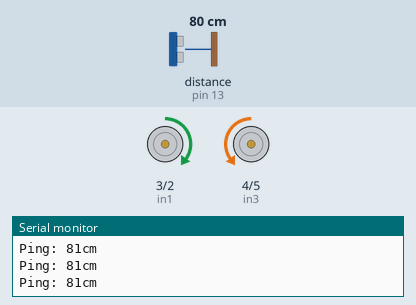
Simulated run of this sketch. Board: Arduino Uno, built with avr-gcc and run on an emulated ATmega328P. Parts: motor-driver pin pairs drawn as motors (green arrow = first pin HIGH = forward, orange = second pin HIGH = backward, longer = more drive, scaled by the enable pin), the last lines printed to the serial monitor. Inputs (shaded band) come from the test bench; at power-on: distance to the obstacle (sensor on pin 13) 80 cm. The echo pulse lasts 58.3 µs per cm.

Above: at 1.2 s.
1.3 s: distance to the obstacle (sensor on pin 13) set to 22 cm
2.8 s: distance to the obstacle (sensor on pin 13) set to 18 cm
At 3.6 s:
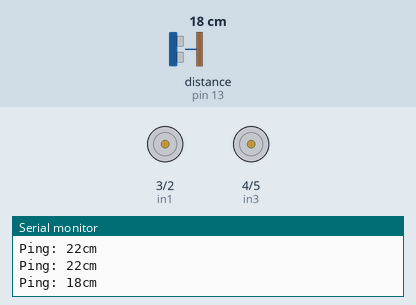
5.8 s: distance to the obstacle (sensor on pin 13) set to 35 cm
At 6.9 s:
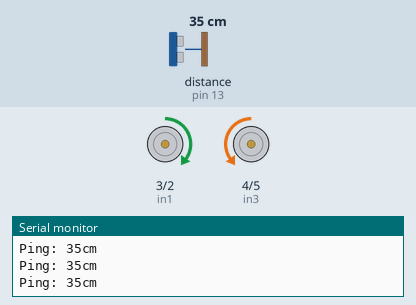
7.3 s: distance to the obstacle (sensor on pin 13) set to 2 cm
At 8.7 s:
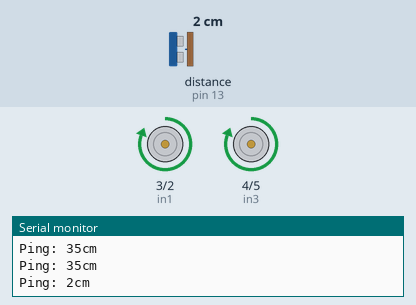
Timing chart, 0 to 11.3 s (numbered marks = the images above; inputs shaded):
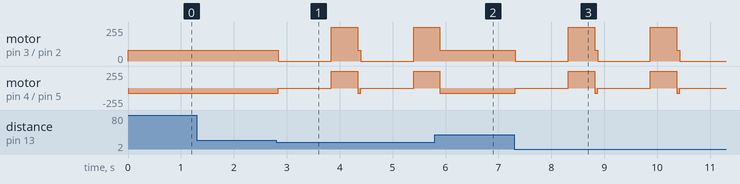

The sketch:

Avoiding.ino
```cpp
#include <NewPing.h>

#define TRIGGER_PIN  12 // Arduino pin tied to trigger pin on the ultrasonic sensor.
#define ECHO_PIN     13  // Arduino pin tied to echo pin on the ultrasonic sensor.
#define MAX_DISTANCE 200 // Maximum distance we want to ping for (in centimeters). Maximum sensor distance is rated at 400-500cm.

int distance;
int duration;
NewPing sonar1(TRIGGER_PIN, ECHO_PIN, MAX_DISTANCE); // NewPing setup of pins and maximum distance.

int enA = 9;
int enB = 10;
 int in1 = 3;
 int in2 = 2;

 int in3 = 4;
 int in4 = 5;


  void Right(int a){
analogWrite(enA,a);

analogWrite( enB ,a );

digitalWrite(in1, HIGH);
digitalWrite(in2, LOW);

digitalWrite(in3, HIGH);
digitalWrite(in4, LOW);

  }

void Left (int a){


analogWrite( enA , a);

analogWrite( enB ,a);
digitalWrite(in1, LOW);
digitalWrite(in2, HIGH);

digitalWrite(in3, LOW);
digitalWrite(in4, HIGH);

}
  void FWD (int a){
    analogWrite( enA , a);

analogWrite( enB , a);

digitalWrite(in1, HIGH);
digitalWrite(in2, LOW);

digitalWrite(in3, LOW);
digitalWrite(in4, HIGH);

    }

    void Stop(){

analogWrite(enA,0);

analogWrite( enB , 0 );

digitalWrite(in1, LOW);
digitalWrite(in2, LOW);

digitalWrite(in3, LOW);
digitalWrite(in4, LOW);

      }

void Back (int a){

 analogWrite( enA , a);

analogWrite( enB , a);

digitalWrite(in1, LOW);
digitalWrite(in2, HIGH);
digitalWrite(in3, HIGH);
digitalWrite(in4, LOW);

  }


void setup() {
  // put your setup code here, to run once:
Serial.begin(9600);


pinMode(in1, OUTPUT);
pinMode(in2, OUTPUT);
pinMode(in3, OUTPUT);
pinMode(in4, OUTPUT);
pinMode(enB, OUTPUT);
pinMode(enA, OUTPUT);
}

void loop() {
  // put your main code here, to run repeatedly:
 FWD(80);
  delay(50);
  duration=sonar1.ping();
  distance=duration/US_ROUNDTRIP_CM;
  Serial.print("Ping: ");
  Serial.print(distance);
  Serial.println("cm");

  if ( distance>0 && distance<20 )
     {Stop();
     delay(1000);
     Right(255);
     delay (500);

     }
}
```

Measured:
- the behaviour switches between 20 and 19 cm on distance to the obstacle (sensor on pin 13) (found by bisection; images 0 and 1)
- after the input at 2.8 s, motor on pin 3 (in1) / pin 2 (in2), motor on pin 4 (in3) / pin 5 (in4): alternates forward 255/255 for 0.50 s and stopped for 1.0 s, starting at once
- after the input at 5.8 s, motor on pin 3 (in1) / pin 2 (in2): goes on until 5.9 s, then stays forward 80/255; motor on pin 4 (in3) / pin 5 (in4): goes on until 5.9 s, then stays backward 80/255
- after the input at 7.3 s, motor on pin 3 (in1) / pin 2 (in2), motor on pin 4 (in3) / pin 5 (in4): alternates forward 255/255 for 0.50 s and stopped for 1.0 s, starting at once
